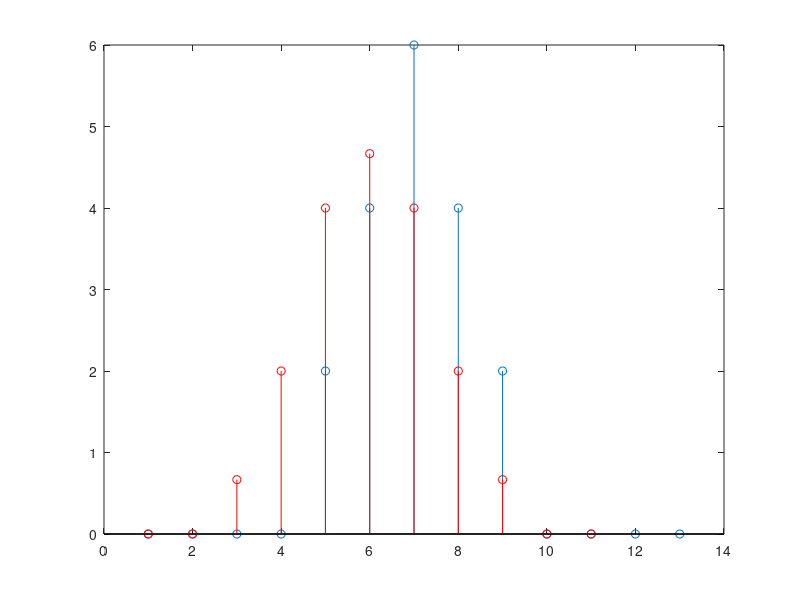

Write MATLAB code to recreate this figure.
clear;close all; 
x=[0 0 0 0 2 4 6 4 2 0 0 0 0];
 
 %y[n]=(x[n]+x[n+1]+x[n+2])/3
 
 for n=1:11
 y(n)=(x(n)+x(n+1)+x(n+2))/3;
 stem(x);hold;
 stem(y,'r');hold;
 pause(1);
 end
 
